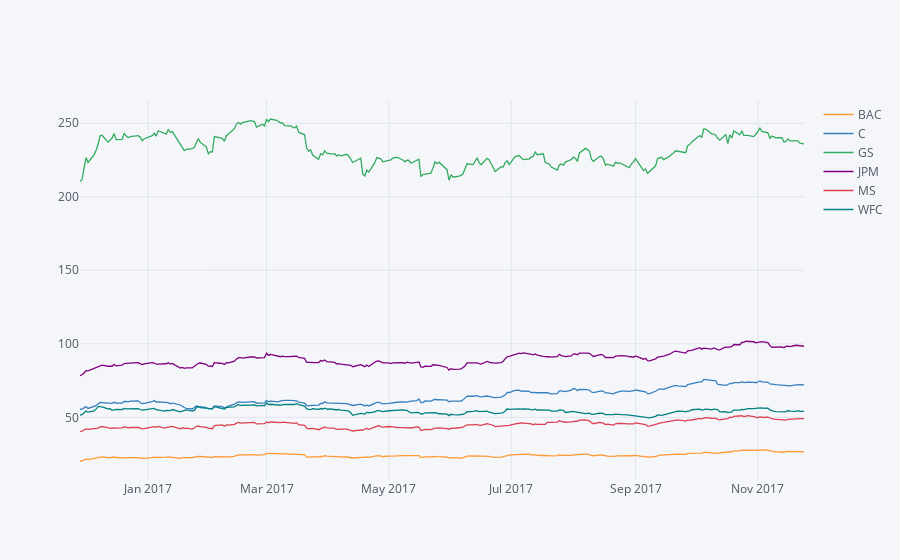

Write notebook code for a chart like this one.
### Code cell
# plotly
bank_stocks.xs(key='Close',axis=1,level='Stock Info').iplot()

### Figure 1 — Plotly figure (JSON) as saved in the notebook; plotly's stock layout.template omitted (floating-point values rounded to 4 significant figures; data arrays with more than 128 entries replaced by an {"elided": "..."} marker saying what was removed)
{"data": [{"line": {"color": "rgba(255, 153, 51, 1.0)", "dash": "solid", "width": 1.3}, "mode": "lines", "name": "BAC", "text": "", "type": "scatter", "x": {"elided": "251 str values"}, "y": {"elided": "251 float values"}}, {"line": {"color": "rgba(55, 128, 191, 1.0)", "dash": "solid", "width": 1.3}, "mode": "lines", "name": "C", "text": "", "type": "scatter", "x": {"elided": "251 str values"}, "y": {"elided": "251 float values"}}, {"line": {"color": "rgba(50, 171, 96, 1.0)", "dash": "solid", "width": 1.3}, "mode": "lines", "name": "GS", "text": "", "type": "scatter", "x": {"elided": "251 str values"}, "y": {"elided": "251 float values"}}, {"line": {"color": "rgba(128, 0, 128, 1.0)", "dash": "solid", "width": 1.3}, "mode": "lines", "name": "JPM", "text": "", "type": "scatter", "x": {"elided": "251 str values"}, "y": {"elided": "251 float values"}}, {"line": {"color": "rgba(219, 64, 82, 1.0)", "dash": "solid", "width": 1.3}, "mode": "lines", "name": "MS", "text": "", "type": "scatter", "x": {"elided": "251 str values"}, "y": {"elided": "251 float values"}}, {"line": {"color": "rgba(0, 128, 128, 1.0)", "dash": "solid", "width": 1.3}, "mode": "lines", "name": "WFC", "text": "", "type": "scatter", "x": {"elided": "251 str values"}, "y": {"elided": "251 float values"}}], "layout": {"legend": {"bgcolor": "#F5F6F9", "font": {"color": "#4D5663"}}, "paper_bgcolor": "#F5F6F9", "plot_bgcolor": "#F5F6F9", "titlefont": {"color": "#4D5663"}, "xaxis1": {"gridcolor": "#E1E5ED", "showgrid": true, "tickfont": {"color": "#4D5663"}, "title": "", "titlefont": {"color": "#4D5663"}, "zerolinecolor": "#E1E5ED"}, "yaxis1": {"gridcolor": "#E1E5ED", "showgrid": true, "tickfont": {"color": "#4D5663"}, "title": "", "titlefont": {"color": "#4D5663"}, "zerolinecolor": "#E1E5ED"}}}
